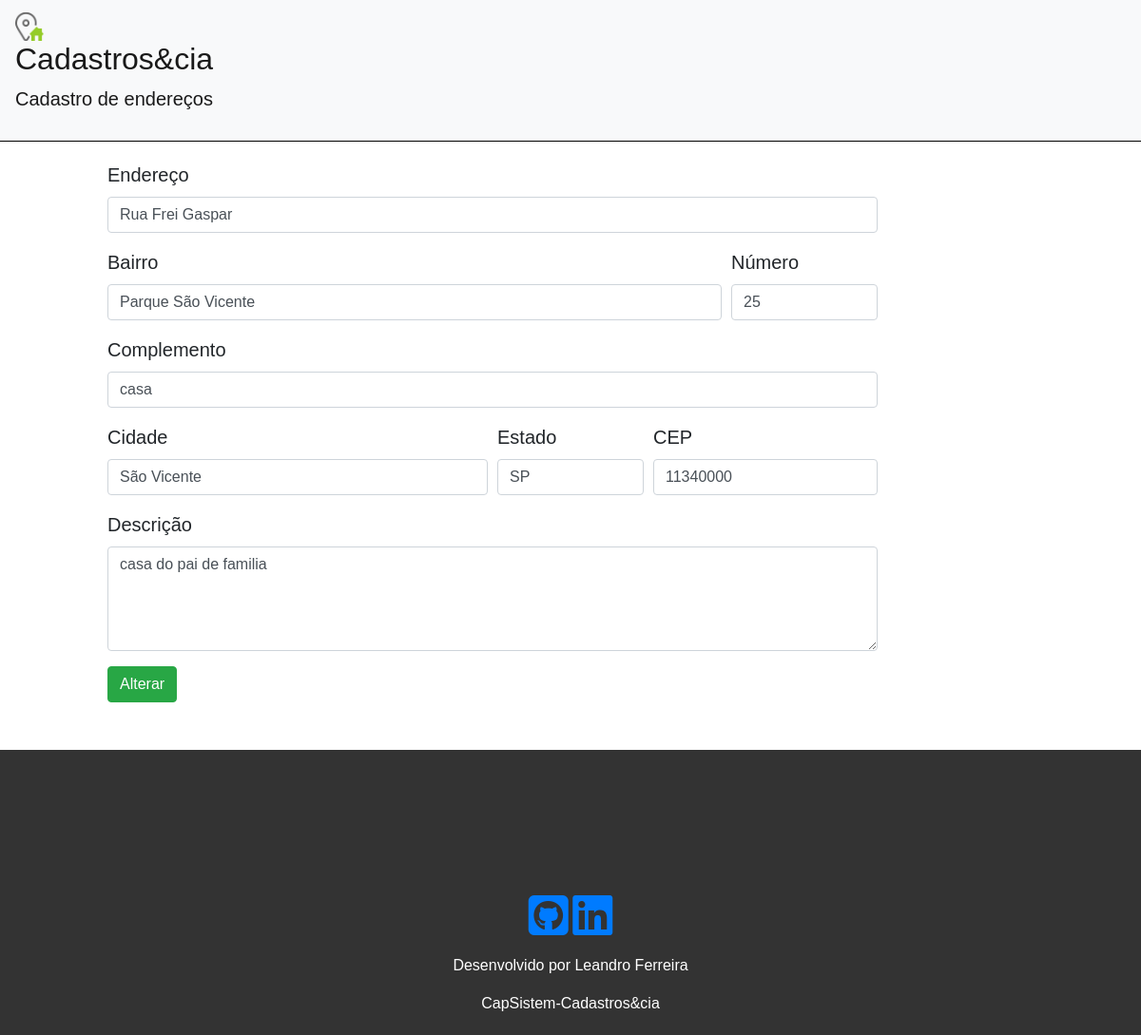
The page /cadastrar/?id=21 on the database its author committed.
### core/models.py (models this page shows, shortened)
class usuario(models.Model):
    address = models.CharField(max_length=100)
    district = models.CharField(max_length=100)
    number = models.CharField(max_length=9)
    complement = models.CharField(max_length=100)
    city = models.CharField(max_length=100)
    uf = models.CharField(max_length=100)
    zipcode = models.CharField(max_length=8)
    description = models.TextField()
    begin_date = models.DateTimeField(auto_now_add=True)
    update_date = models.DateTimeField(auto_now=True)
    class meta:
        db_table = 'Address'

### core/views.py (the view)
# urls.py: path('cadastrar/', views.cadastrar_end, name = 'cadastrar-end'),
def cadastrar_end(request):
    end_id = request.GET.get('id')
    if end_id:
        end = usuario.objects.get(id=end_id)
        return render(request, 'cadastrar.html', {'end':end})
    return render(request, 'cadastrar.html')

### templates/cadastrar.html (shortened to what this page needs)
{% extends "base.html" %}
{% block content %}
<div class="divform">
    <form class="form" enctype="multipart/form-data" action="submit" method="POST">{% csrf_token %}
        <div class="form-row">
            <div class="form-group col-md-10">
                <label for="address">Endereço</label>
                <input type="text" class="form-control" name="rua" id="rua" size="60" value="{{ end.address }}" placeholder="Rua, Avenida" required>
            </div>
        </div>
        <div class="form-row">
            <div class="form-group col-md-8">
                <label for="district">Bairro</label>
                <input type="text" class="form-control" name="bairro" id="bairro" size="40" value="{{ end.district }}" placeholder="Bairro" required>
            </div>
            <div class="form-group col-md-2">
                <label for="number">Número</label>
                <input type="text" class="form-control" id="numero" name="numero" maxlength="6"
                    value="{{ end.number }}" placeholder="123456" required>
            </div>
        </div>
        <div class="form-row">
            <div class="form-group col-md-10">
                <label for="complement">Complemento</label>
                <input type="text" class="form-control" name="complemento" id="complemento" size="60"
                    value="{{ end.complement }}" placeholder="Loja, Apartamento, Travessa">
            </div>
        </div>
        <div class="form-row">
            <div class="form-group col-md-5">
                <label for="city">Cidade</label>
                <input type="text" class="form-control" name="cidade" id="cidade" size="40" value="{{ end.city }}" placeholder="Cidade" required>
            </div>
            <div class="form-group col-md-2">
                <label for="state">Estado</label>
                <input type="text" class="form-control" name="uf" id="uf" size="2" value="{{ end.uf }}" placeholder="SP, RJ" required>
            </div>
            <div class="form-group col-md-3">
                <label for="zipcode">CEP</label>
                <input type="text" class="form-control" name="cep" id="cep"  maxlength="9"
                    onblur="pesquisacep(this.value)" value="{{ end.zipcode }}" placeholder="123456789" required>
            </div>
            <div class="form-group col-md-10">
                <label for="description">Descrição</label>
                <textarea class="form-control" name="descrição" id="descrição" rows="4" >{{ end.description }}</textarea>
            </div>
        </div>
            <button type="submit" class="btn btn-success" id="cadastrar">
                {%  if end %}
                Alterar
                {% else %}
                Cadastrar
                {% endif %}
            </button>
    </form>
</div>
{% endblock %}

### core/static/css/style.css (style rules this page uses)
div.divform { display: flex; justify-content: center; align-items: center; margin-bottom: 50px; }
label { font-size: 15pt; }
div { display: inline-block; }

### rows shown on the page
usuario: rua "Rua Frei Gaspar", bairro "Parque São Vicente", numero "25", complemento "casa", cidade "São Vicente", uf "SP", cep "11340000", descrição "casa do pai de familia"
